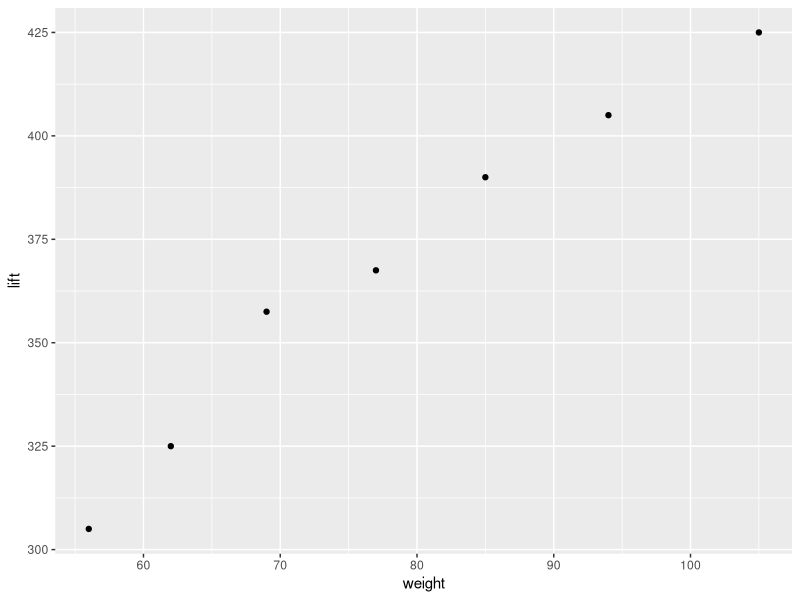
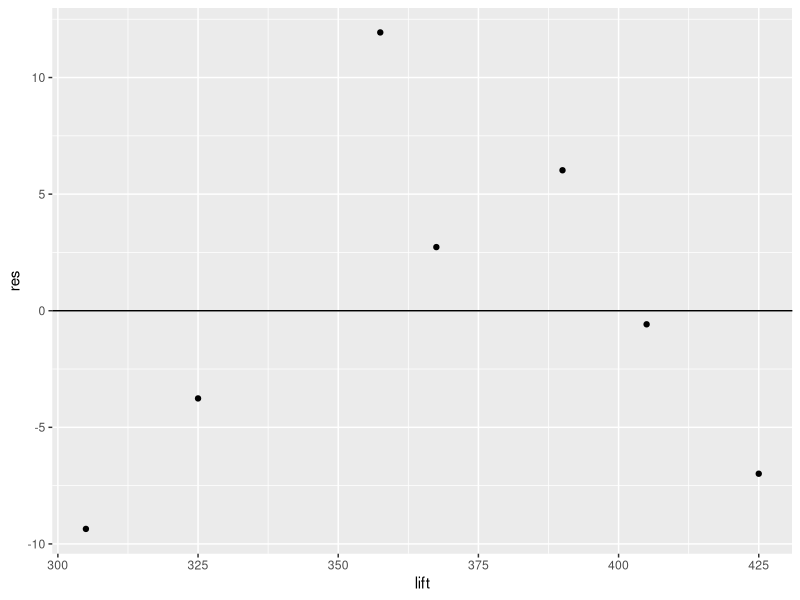
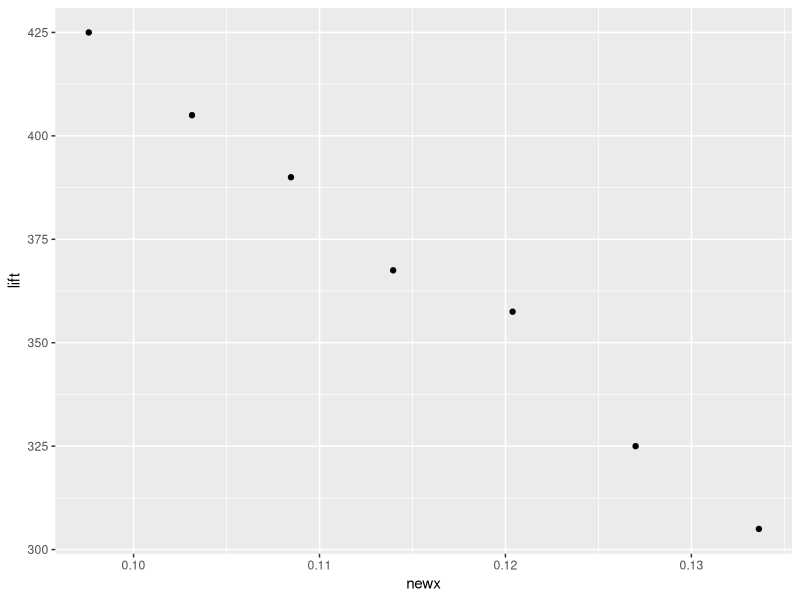
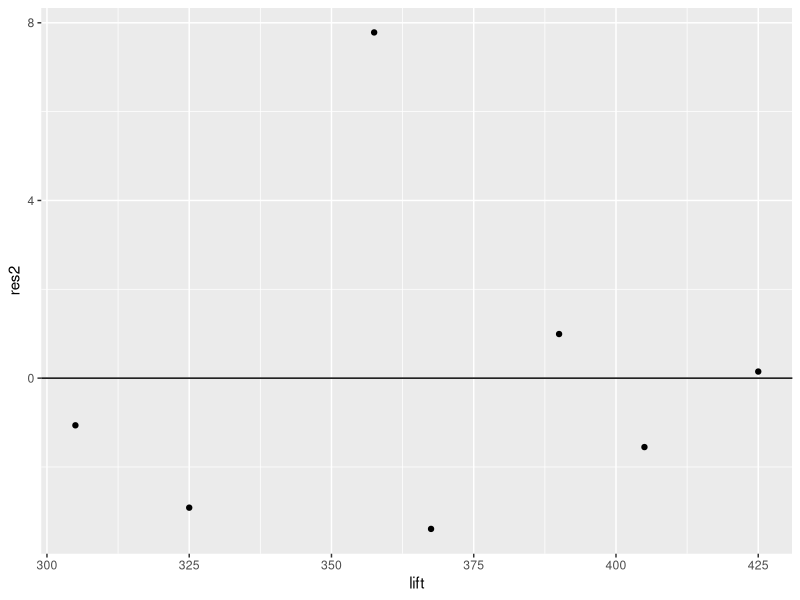

Here is the R script that generated these plots, in order:
library(ggplot2)
library(dplyr)

#Problem 24
weight = c(56,62,69,77,85,94,105)
lift = c(305, 325, 357.5, 367.5,390,405,425)
dat = data.frame(weight, lift)

ggplot(dat, aes(x = weight, y = lift)) + 
  geom_point()

summary(lm(dat$lift ~ dat$weight))
b = cor(weight,lift) * sd(lift) / sd(weight)
print(b)

a = mean(lift) - b * mean(weight)
print(a)
LSRL = function(x) {
  return ( a + b * x)
}
dat = mutate(dat, res = dat$lift - LSRL(dat$weight))

ggplot(dat, aes(x = lift, y = res)) + 
  geom_hline(yintercept = 0) + 
  geom_point()

dat = mutate(dat, newx = dat$weight ** (-1/2))
b = cor(dat$newx,lift) * sd(lift) / sd(dat$newx)
print(b)

a = mean(lift) - b * mean(dat$newx)
print(a)
LSRL = function(x) {
  return ( a + b * x)
}

dat = mutate(dat, res2 = dat$lift - LSRL(dat$newx))

ggplot(dat, aes(x = newx, y = lift)) + 
  geom_point()

ggplot(dat, aes(x = lift, y = res2)) + 
  geom_hline(yintercept = 0) + 
  geom_point()

#Problem 32
age = c(1:10) * 2
diameter = c(2.1, 3.9, 5.2, 6.2, 6.9, 7.6, 8.3, 9.1, 10.0, 11.4)
dat = data.frame(age, diameter)
summary(lm(dat$diameter ~ dat$age))